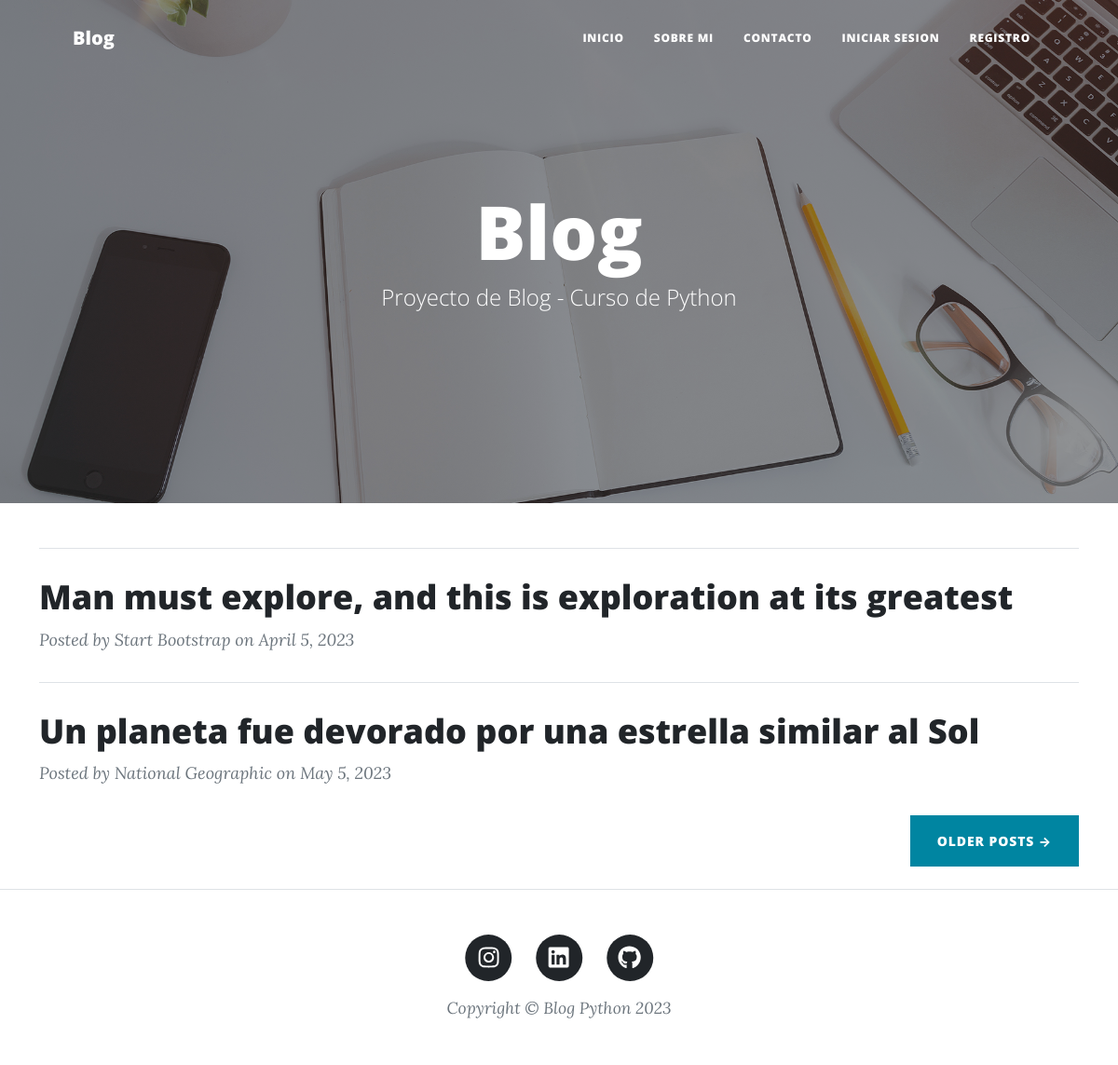
The page / on the database its author committed.
### Blog/models.py (models this page shows, shortened)
class Posteos(models.Model):
    titulo = models.CharField(max_length=200)
    subtitulo = models.CharField(max_length=200)
    autor = models.CharField(max_length=50)
    fecha = models.DateField()
    texto = RichTextField()

### Blog/views.py (the view)
# urls.py: path('', inicio),
def inicio(request):
    posteos = Posteos.objects.all()
    context = {'posteos': posteos, "avatar": obtenerAvatar(request)}
    return render(request, 'inicio.html', context)

### Blog/templates/inicio.html (shortened to what this page needs)
{% extends "padre.html" %}
{% load static %}
{% block solo_inicio %}
 <header class="masthead" style="background-image: url('{% static "assets/img/home-bg.jpg" %}')">
       <div class="container position-relative px-4 px-lg-5">
          <div class="row gx-4 gx-lg-5 justify-content-center">
             <div class="col-md-10 col-lg-8 col-xl-7">
                 <div class="site-heading">
{% endblock %}
{% block titulo %}
    <h1>Blog</h1>
{% endblock %}
{% block segundo_titulo %}
    <h1><span class="subheading">Proyecto de Blog - Curso de Python</span></h1>
{% endblock %}
{% block segundo_contenido_que_cambia %}
<div class="container mt-4">
    <div class="post-preview">
        <table>
            <tbody>
                {% for posteo in posteos %}
            <hr class="my-4" />
            <div class="post-preview">
                <a href="{% url 'vistaPost' %}"><h2 class="post-title">{{ posteo.titulo }}</h2></a>
                <p class="post-meta">
                    Posted by {{ posteo.autor }} on {{ posteo.fecha }}
                </p>
            </div>
                {% endfor %}
            <div class="d-flex justify-content-end mb-4"><a class="btn btn-primary text-uppercase" href="#!">Older Posts →</a></div>
            </tbody>
        </table>
    </div>
</div>
{% endblock %}

### rows shown on the page
Posteos: titulo "Man must explore, and this is exploration at its greatest", autor "Start Bootstrap", fecha "April 5, 2023"
Posteos: titulo "Un planeta fue devorado por una estrella similar al Sol", autor "National Geographic", fecha "May 5, 2023"
